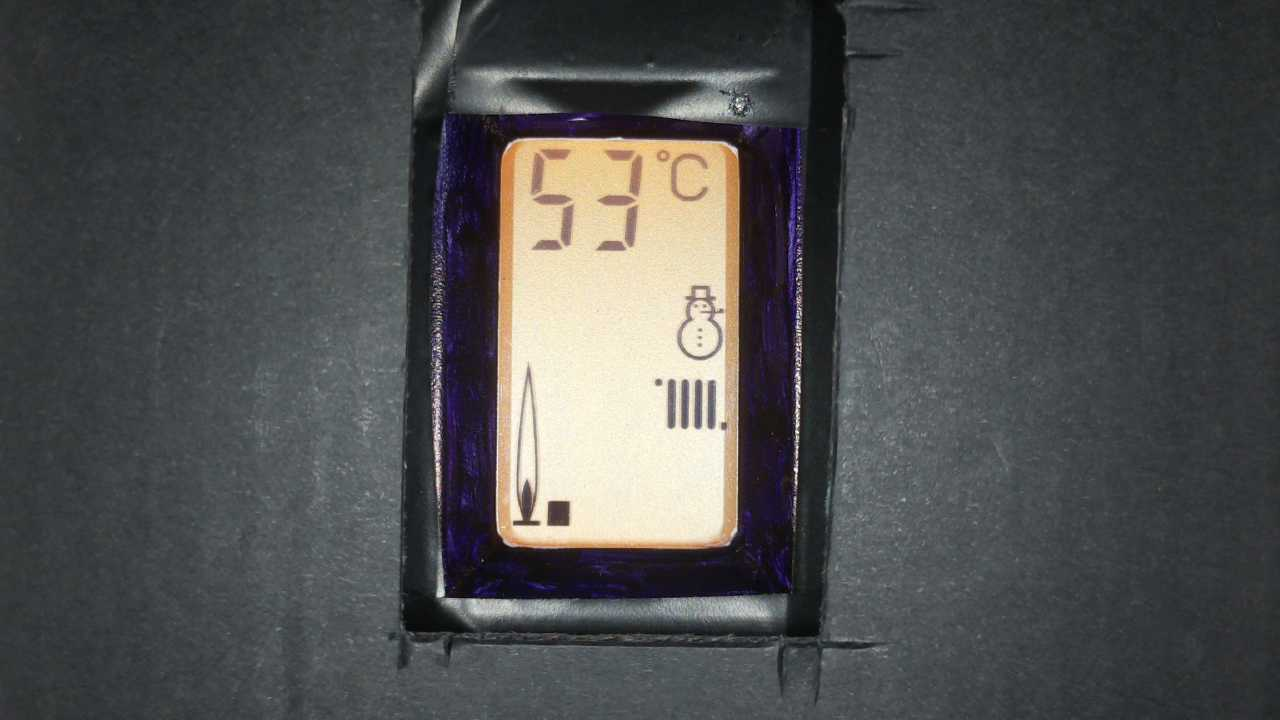
#> input picture samples/calibration_image_20260505_233357.jpg, 1280 x 720 px
$ python screen_detection.py
#> lines starting #> are read from the running program, lines starting #| are printed output that depends on the picture; after the words box and inside, x2 and y2 are one past the last pixel; in counts of white or black regions, pixels touching at a corner belong together
#> in main, img is the input picture: shape (720, 1280, 3); mean B, G, R 79, 79, 78.2
#!/usr/bin/env python3
"""
Locate the LCD screen and flatten it to a fixed canonical image.

Idea: the glass is bright and framed by a very dark bezel, so a bright-vs-dark
threshold turns the bezel into a black ring that isolates the glass as the
central bright blob. Its four corners drive a perspective warp, so ROIs can be
defined once on the canonical image and survive the camera moving.

Standalone geometry check (writes ./screen_debug/):
    python -m boiler_ocr.screen_detection [img ...]
"""

import cv2
import numpy as np
import os
import sys

# Canonical screen size (portrait). ROIs are defined relative to this.
CANONICAL_W = 400
CANONICAL_H = 640

# Sanity limits so we reject a bad detection instead of returning garbage.
# The physical glass is clearly taller than wide (~1.7) and fills a sensible
# chunk of the frame.
MIN_ASPECT = 1.3
MAX_ASPECT = 2.1
MIN_AREA_FRAC = 0.03
MAX_AREA_FRAC = 0.95


def detect_screen(image):
    """
    Find the LCD glass in a BGR image.

    Returns the 4 corners as a (4, 2) float32 array ordered
    [top-left, top-right, bottom-right, bottom-left], or None if no
    screen-like blob was found.
    """
    h, w = image.shape[:2]

    gray = cv2.cvtColor(image, cv2.COLOR_BGR2GRAY)
    gray = cv2.GaussianBlur(gray, (5, 5), 0)

    # Bright/dark split via Otsu (adapts to orange/green backlight); go a bit
    # below Otsu so the glass's dim top (it has a gradient) still reads bright.
    otsu_level, _ = cv2.threshold(gray, 0, 255,
                                  cv2.THRESH_BINARY + cv2.THRESH_OTSU)
#> otsu_level = 137
    bright = (gray > 0.5 * otsu_level).astype(np.uint8) * 255
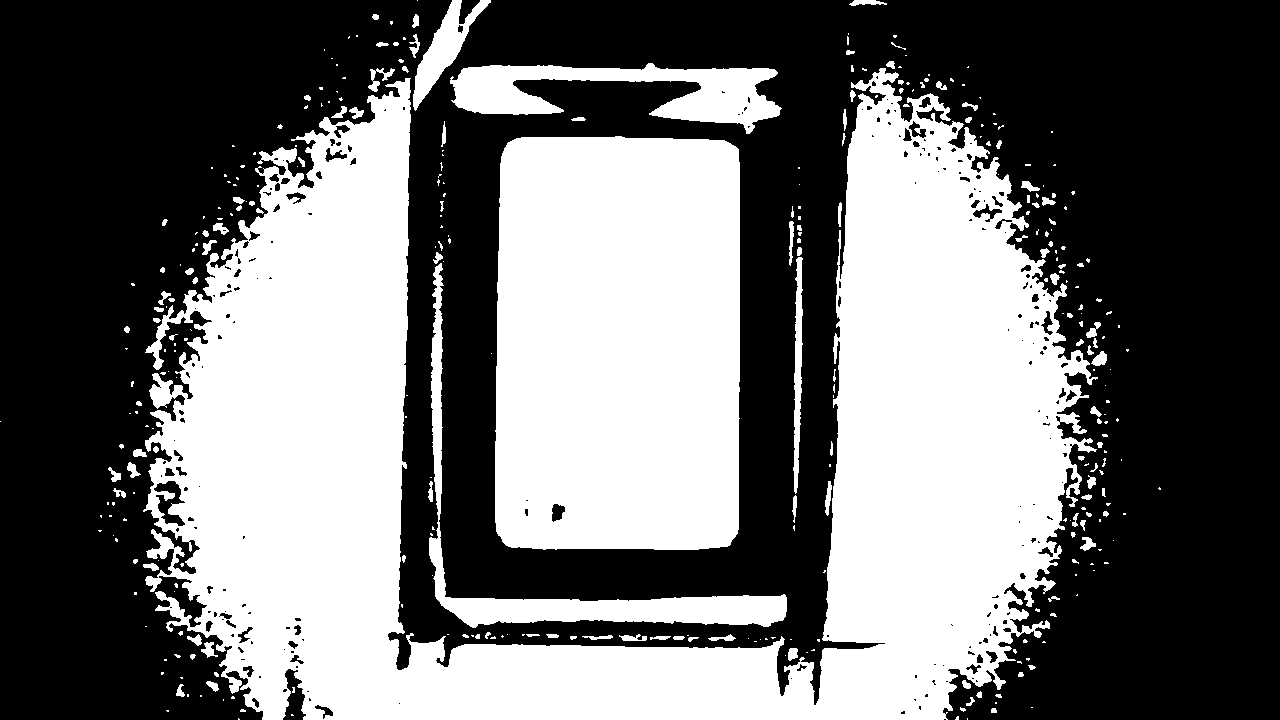
#> bright: shape (720, 1280); 43.2% white; 356 white regions (230 under 20 px), largest, box (x1, y1, x2, y2) and area: (143, 68, 1098, 720) 265640, (495, 136, 740, 550) 99047, (429, 263, 787, 628) 11071

    # Open erases thin bridges/speckles so a bezel highlight can't fuse glass+foam.
    ksize = max(5, (min(h, w) // 50) | 1)
    kernel = cv2.getStructuringElement(cv2.MORPH_ELLIPSE, (ksize, ksize))
    bright = cv2.morphologyEx(bright, cv2.MORPH_OPEN, kernel)
#> bright: shape (720, 1280); 38.8% white; 17 white regions, largest, box (x1, y1, x2, y2) and area: (162, 95, 1069, 720) 237494, (495, 136, 740, 550) 99019, (447, 595, 787, 626) 8131

    # The dark bezel ring separates glass from the bright foam -> keep the blob
    # at the image centre (fall back to the biggest if the centre is on a symbol).
    num, labels = cv2.connectedComponents(bright)
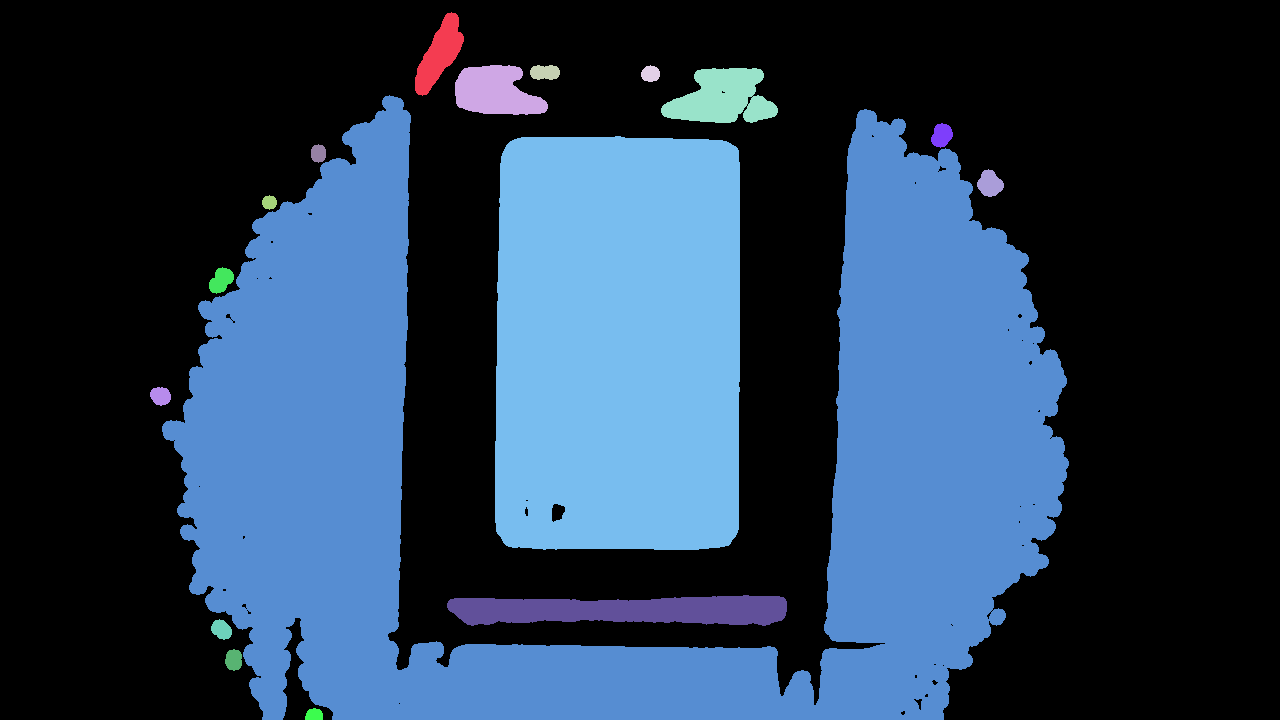
#> labels: shape (720, 1280) int32; 18 distinct labels, from 0 to 17; one colour per label, 0 black
#> num = 18
    center_label = labels[h // 2, w // 2]
#> center_label = 8
    if center_label == 0:
        counts = np.bincount(labels.ravel())
        counts[0] = 0
        if counts.max() == 0:
            return None
        center_label = counts.argmax()
    glass = (labels == center_label).astype(np.uint8) * 255
#> glass: shape (720, 1280); 10.7% white; 1 white region

    # Tightest rotated rect of the blob; convex hull ignores rounded-corner notches.
    contours, _ = cv2.findContours(glass, cv2.RETR_EXTERNAL,
                                   cv2.CHAIN_APPROX_SIMPLE)
#> contours = 1 contour; box (x1, y1, x2, y2) and area: (495, 136, 740, 550) 98590
    if not contours:
        return None
    blob = max(contours, key=cv2.contourArea)
#> blob = contour of 124 points, box (x1, y1, x2, y2) (495, 136, 740, 550), area 98590
    rect = cv2.minAreaRect(cv2.convexHull(blob))
#> rect = ((617.5, 342.8), (413.5, 243.6), -89.58)
    (rw, rh) = rect[1]
#> rw = 413.5; rh = 243.6
    if rw == 0 or rh == 0:
        return None

    # Reject shapes that aren't screen-like (wrong aspect or size).
    aspect = max(rw, rh) / min(rw, rh)
#> aspect = 1.7
    area_frac = cv2.contourArea(blob) / float(w * h)
#> area_frac = 0.107
    if not (MIN_ASPECT <= aspect <= MAX_ASPECT):
        return None
    if not (MIN_AREA_FRAC <= area_frac <= MAX_AREA_FRAC):
        return None

    return order_corners(cv2.boxPoints(rect))


def order_corners(pts):
    """Order 4 points as [top-left, top-right, bottom-right, bottom-left]."""
    pts = np.array(pts, dtype=np.float32)
#> pts = [[737.8, 550.4], [494.2, 548.6], [497.2, 135.1], [740.8, 136.9]]
    s = pts.sum(axis=1)          # x + y  -> smallest is TL, largest is BR
#> s = [1288.3, 1042.9, 632.3, 877.7]
    d = np.diff(pts, axis=1).ravel()  # y - x -> smallest is TR, largest is BL
#> d = [-187.4, 54.43, -362.1, -604]
    return np.array([pts[np.argmin(s)], pts[np.argmin(d)],
                     pts[np.argmax(s)], pts[np.argmax(d)]], dtype=np.float32)


def screen_matrix(corners, size=(CANONICAL_W, CANONICAL_H)):
    """Perspective matrix mapping this image's screen onto the canonical rect."""
    cw, ch = size
    dst = np.array([[0, 0], [cw, 0], [cw, ch], [0, ch]], dtype=np.float32)
    return cv2.getPerspectiveTransform(corners.astype(np.float32), dst)


def warp_to_canonical(image, corners, size=(CANONICAL_W, CANONICAL_H)):
    """Perspective-warp the detected screen to a fixed canonical image."""
    M = screen_matrix(corners, size)
    return cv2.warpPerspective(image, M, size), M


# [16 lines left out: functions _map_points, canonical_roi_to_image, not called in this run]


# ---------------------------------------------------------------------------
# Standalone debug harness
# ---------------------------------------------------------------------------

SAMPLES = [
    "../samples/calibration_image_20260505_233357.jpg",
    "../samples/20251108_210821.jpg",
    "../samples/20260818_211354.jpg",
    "../samples/feed/photo_feed.jpg",
    "../samples/feed/snapshot_camera_zero2w_12_1_2025, 10_48_00 PM.jpg",
    "../samples/feed/snapshot_camera_zero2w_12_1_2025, 11_29_05 PM.jpg",
    "../samples/feed/snapshot_camera_zero2w_12_2_2025, 12_12_25 AM.jpg",
    "../samples/feed/snapshot_camera_zero2w_12_2_2025, 1_24_29 PM.jpg",
]
CORNER_LABELS = ["TL", "TR", "BR", "BL"]


def _draw_screen_box(image, corners):
    pts = corners.astype(int)
    s = max(image.shape[:2]) / 1100.0  # scale text/lines with image size
    cv2.polylines(image, [pts], True, (0, 0, 255), max(2, int(1.5 * s)))
    for i, pt in enumerate(pts):
        cv2.circle(image, tuple(pt), max(4, int(4 * s)), (0, 0, 255), -1)
        cv2.putText(image, CORNER_LABELS[i], (pt[0] + 6, pt[1] - 6),
                    cv2.FONT_HERSHEY_SIMPLEX, max(0.7, 0.7 * s), (0, 0, 255),
                    max(2, int(1.4 * s)))


def _grid(warped, step=40):
    g = warped.copy()
    h, w = g.shape[:2]
    for x in range(0, w, step):
        cv2.line(g, (x, 0), (x, h), (0, 255, 0), 1)
    for y in range(0, h, step):
        cv2.line(g, (0, y), (w, y), (0, 255, 0), 1)
    return g


def main(argv):
    """Geometry check: draw the detected screen box and the flattened warp."""
    here = os.path.dirname(os.path.abspath(__file__))
    out_dir = os.path.join(here, "screen_debug")
    os.makedirs(out_dir, exist_ok=True)

    images = argv[1:] if len(argv) > 1 else SAMPLES
    print(f"Processing {len(images)} image(s) -> {out_dir}\n")

    for rel in images:
        path = rel if os.path.isabs(rel) else os.path.join(here, rel)
        img = cv2.imread(path)
        name = os.path.splitext(os.path.basename(rel))[0].replace(" ", "_").replace(",", "")
        if img is None:
            print(f"  [SKIP] cannot read {rel}")
            continue
        corners = detect_screen(img)
#> corners = [[497.2, 135.1], [740.8, 136.9], [737.8, 550.4], [494.2, 548.6]]
        if corners is None:
            print(f"  [FAIL] {name}: no screen found")
            continue
        w_top = np.linalg.norm(corners[1] - corners[0])
#> w_top = 243.6
        h_left = np.linalg.norm(corners[3] - corners[0])
#> h_left = 413.5
        aspect = max(w_top, h_left) / max(1e-6, min(w_top, h_left))
#> aspect = 1.7
        print(f"  [ OK ] {name:44s} {img.shape[1]}x{img.shape[0]}  aspect={aspect:.3f}")
#|   [ OK ] calibration_image_20260505_233357            1280x720  aspect=1.697

        overlay = img.copy()
        _draw_screen_box(overlay, corners)
#> in _draw_screen_box, `pts = corners.astype(int)`: pts = [[497, 135], [740, 136], [737, 550], [494, 548]]
#> the loop in _draw_screen_box, `for i, pt in enumerate(pts):` made 4 passes
#> after the loop in _draw_screen_box, `for i, pt in enumerate(pts):`:
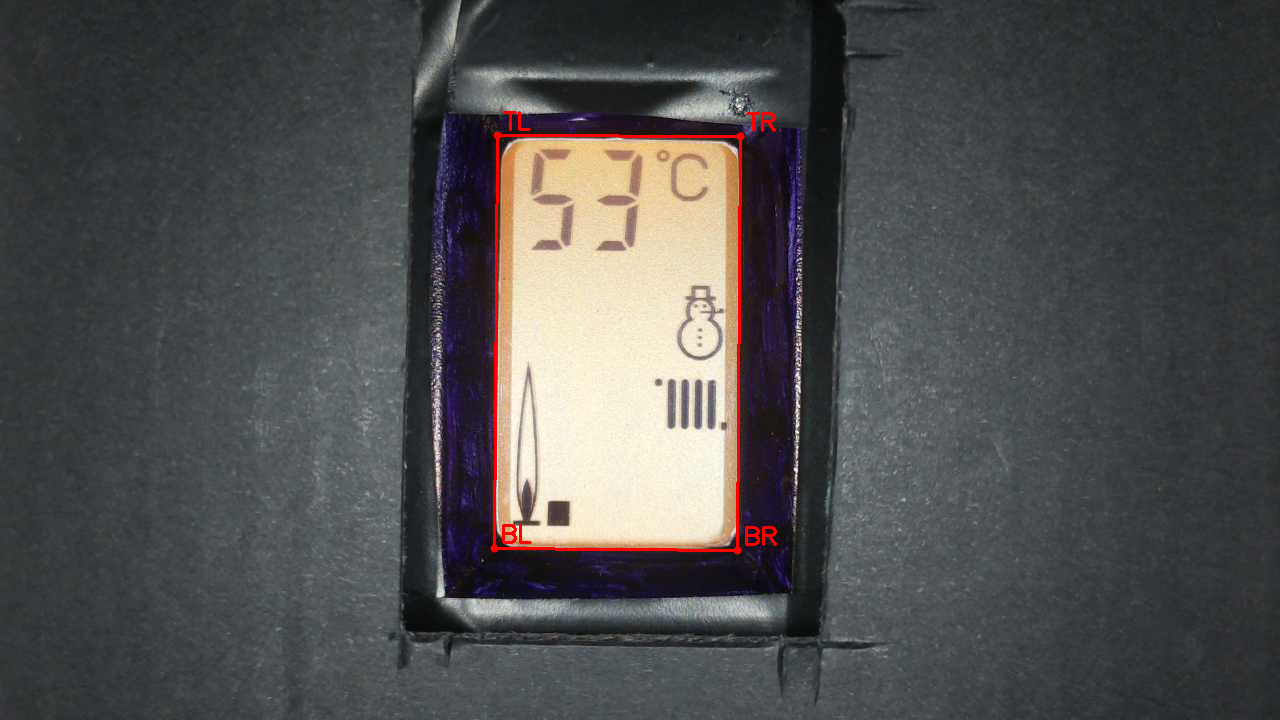
#> image: shape (720, 1280, 3); mean B, G, R 78.7, 78.7, 79.2
        cv2.imwrite(os.path.join(out_dir, f"overlay_{name}.jpg"), overlay)
        warped, _ = warp_to_canonical(img, corners)
#> in warp_to_canonical, `M = screen_matrix(corners, size)`: M = [[1.64, 0.0119, -817.9], [-0.0112, 1.55, -203.5], [-4.39e-12, 3.03e-10, 1]]
        cv2.imwrite(os.path.join(out_dir, f"warped_{name}.jpg"), _grid(warped))
#> after the loop in _grid, `for y in range(0, h, step):`:
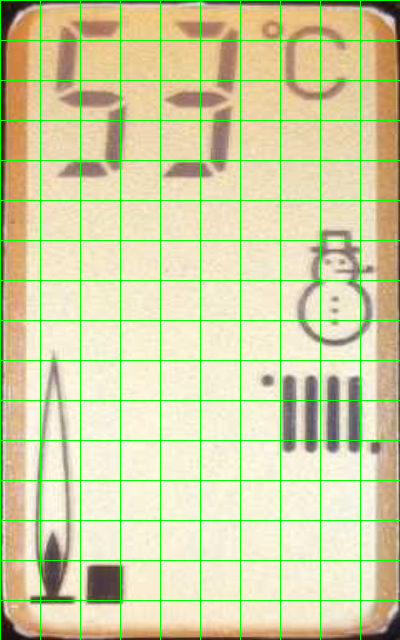
#> g: shape (640, 400, 3); mean B, G, R 168.3, 208.9, 213.5
#> pass 2 of the loop in main, `for rel in images:`:
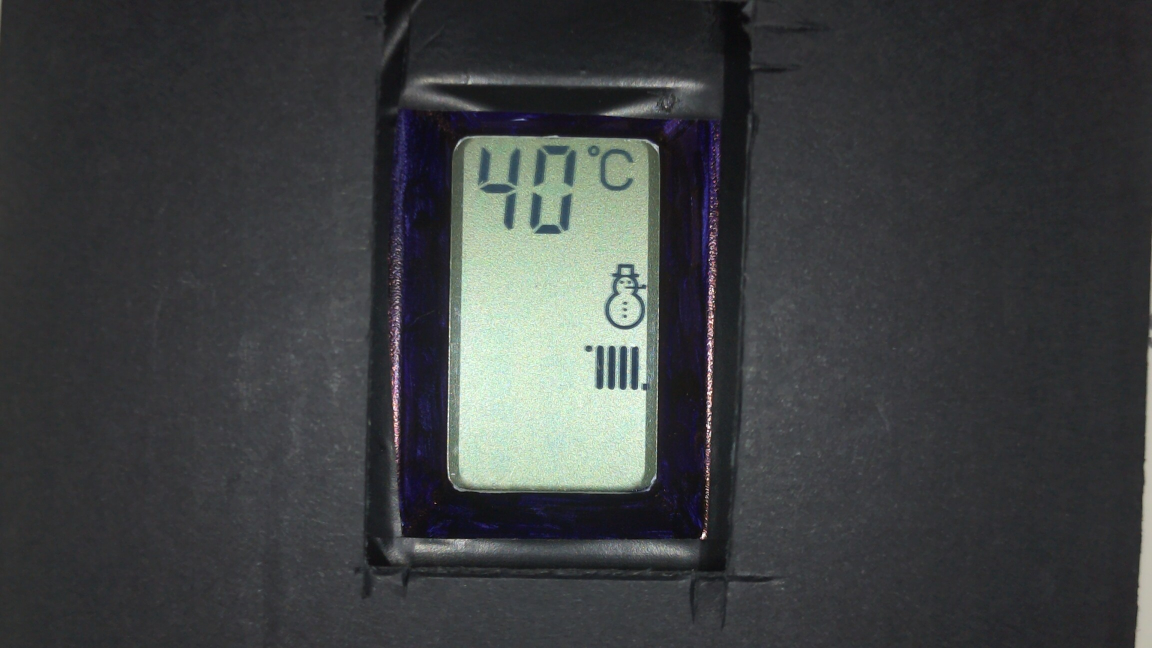
#> input picture samples/20251108_210821.jpg, 2304 x 1296 px (shown at 1/2 size)
#> in main, img is the input picture: shape (1296, 2304, 3); mean B, G, R 64.7, 63.5, 61
#> otsu_level = 122
#> in detect_screen (call 2), `num, labels = cv2.connectedComponents(bright)`:
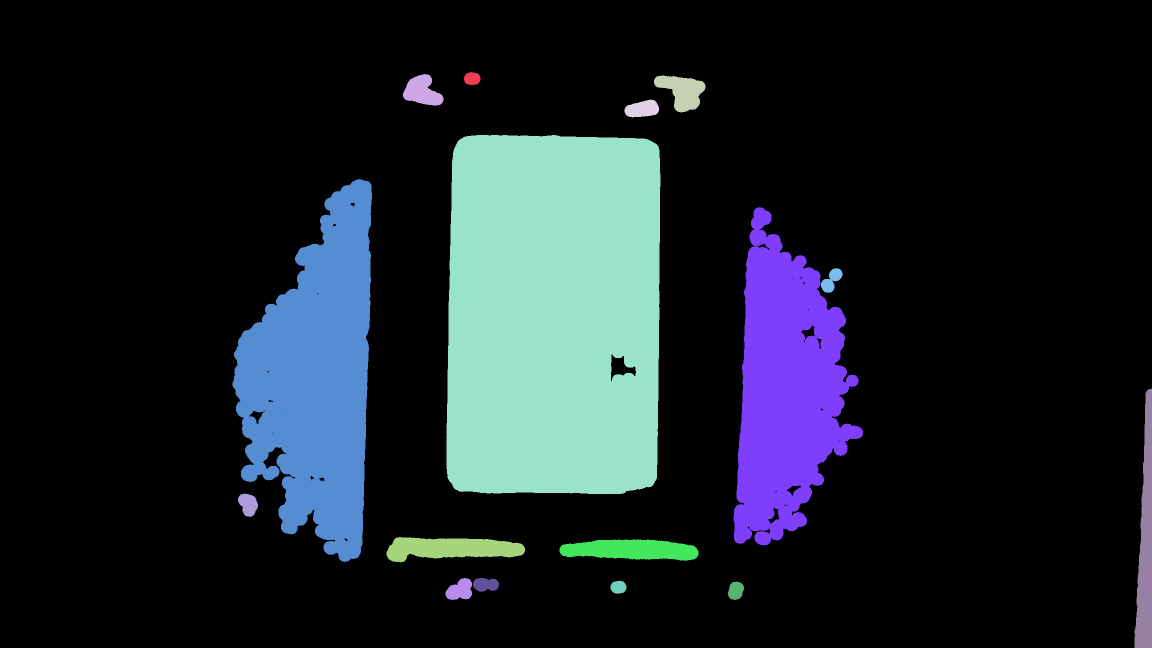
#> labels: shape (1296, 2304) int32 (shown at 1/2 size); 17 distinct labels, from 0 to 16; one colour per label, 0 black
#> num = 17
#> center_label = 5
#> contours = 1 contour; box (x1, y1, x2, y2) and area: (893, 270, 1321, 988) 296734
#> blob = contour of 268 points, box (x1, y1, x2, y2) (893, 270, 1321, 988), area 296734
#> rect = ((1106.9, 628.8), (717.6, 422.4), -89.29)
#> rw = 717.6; rh = 422.4
#> area_frac = 0.0994
#> corners = [[900.1, 267.4], [1322.5, 272.6], [1313.7, 990.2], [891.3, 985]]
#> w_top = 422.4
#> h_left = 717.6
#|   [ OK ] 20251108_210821                              2304x1296  aspect=1.699
#> the loop in _draw_screen_box (call 2), `for i, pt in enumerate(pts):` made 4 passes
#> pt on passes 1 to 4: [900, 267], [1322, 272], [1313, 990], [891, 984]
#> after the loop in _grid (call 2), `for y in range(0, h, step):`:
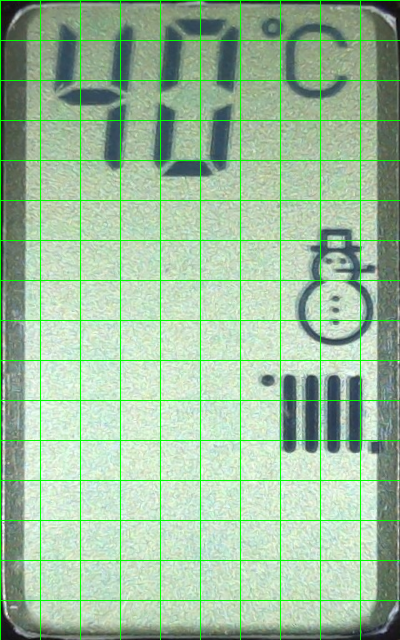
#> g: shape (640, 400, 3); mean B, G, R 159.2, 191.1, 159.1

    print(f"\nDone. Open overlay_*.jpg and warped_*.jpg in {out_dir}")


if __name__ == "__main__":
    main(sys.argv)
